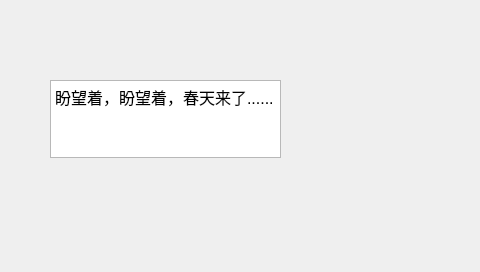
<?xml version="1.0" encoding="UTF-8"?>
<ui version="4.0">
 <class>Dialog</class>
 <widget class="QDialog" name="Dialog">
  <property name="geometry">
   <rect>
    <x>0</x>
    <y>0</y>
    <width>480</width>
    <height>272</height>
   </rect>
  </property>
  <property name="windowTitle">
   <string>中文字体显示测试 </string>
  </property>
  <widget class="QTextEdit" name="textEdit">
   <property name="geometry">
    <rect>
     <x>50</x>
     <y>80</y>
     <width>231</width>
     <height>78</height>
    </rect>
   </property>
   <property name="readOnly">
    <bool>true</bool>
   </property>
   <property name="html">
    <string>&lt;!DOCTYPE HTML PUBLIC &quot;-//W3C//DTD HTML 4.0//EN&quot; &quot;http://www.w3.org/TR/REC-html40/strict.dtd&quot;&gt;
&lt;html&gt;&lt;head&gt;&lt;meta name=&quot;qrichtext&quot; content=&quot;1&quot; /&gt;&lt;style type=&quot;text/css&quot;&gt;
p, li { white-space: pre-wrap; }
&lt;/style&gt;&lt;/head&gt;&lt;body style=&quot; font-family:'Ubuntu'; font-size:11pt; font-weight:400; font-style:normal;&quot;&gt;
&lt;p style=&quot; margin-top:0px; margin-bottom:0px; margin-left:0px; margin-right:0px; -qt-block-indent:0; text-indent:0px;&quot;&gt;&lt;span style=&quot; font-size:12pt;&quot;&gt;盼望着，盼望着，春天来了......&lt;/span&gt;&lt;/p&gt;&lt;/body&gt;&lt;/html&gt;</string>
   </property>
  </widget>
 </widget>
 <layoutdefault spacing="6" margin="11"/>
 <resources/>
 <connections/>
</ui>
